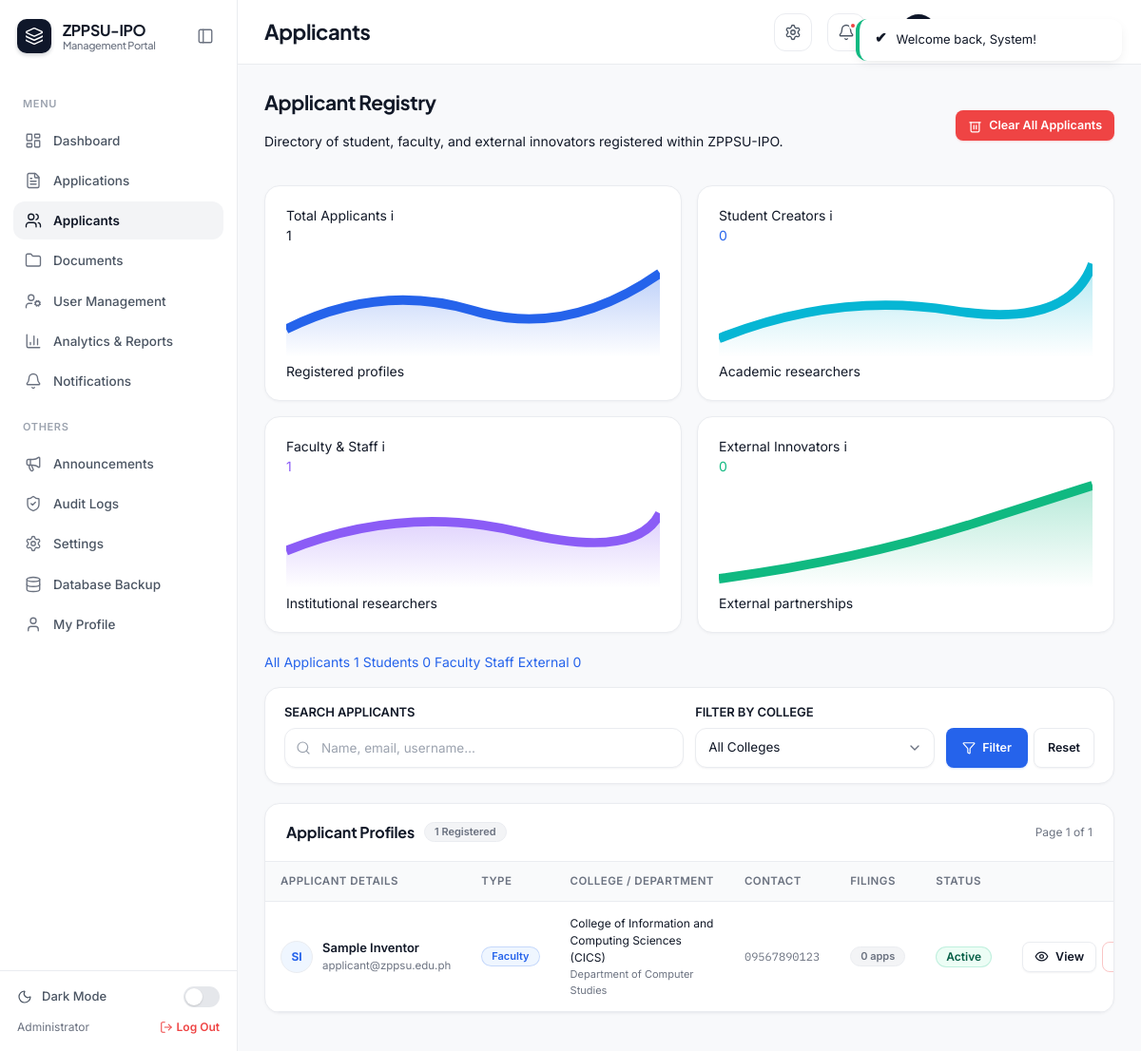
/admin/applicants.php (signed in), run on the app's committed database.
### tables this page shows
CREATE TABLE `applicants` (
    `applicant_id`    INT UNSIGNED AUTO_INCREMENT PRIMARY KEY,
    `user_id`         INT UNSIGNED NOT NULL UNIQUE,
    `applicant_type`  ENUM('Student','Faculty','Staff','External') NOT NULL DEFAULT 'Faculty',
    `college_id`      INT UNSIGNED DEFAULT NULL,
    `department_id`   INT UNSIGNED DEFAULT NULL,
    `address`         VARCHAR(255) DEFAULT NULL,
    `created_at`      TIMESTAMP DEFAULT CURRENT_TIMESTAMP,
    CONSTRAINT `fk_applicants_user` FOREIGN KEY (`user_id`)
        REFERENCES `users` (`user_id`) ON DELETE CASCADE,
    CONSTRAINT `fk_applicants_college` FOREIGN KEY (`college_id`)
        REFERENCES `colleges` (`college_id`) ON DELETE SET NULL,
    CONSTRAINT `fk_applicants_department` FOREIGN KEY (`department_id`)
        REFERENCES `departments` (`department_id`) ON DELETE SET NULL
);

CREATE TABLE `users` (
    `user_id`        INT UNSIGNED AUTO_INCREMENT PRIMARY KEY,
    `role_id`        INT UNSIGNED NOT NULL,
    `username`       VARCHAR(50)  NOT NULL UNIQUE,
    `email`          VARCHAR(150) NOT NULL UNIQUE,
    `password_hash`  VARCHAR(255) NOT NULL,
    `first_name`     VARCHAR(100) NOT NULL,
    `last_name`      VARCHAR(100) NOT NULL,
    `contact_number` VARCHAR(30)  DEFAULT NULL,
    `recovery_email` VARCHAR(150) DEFAULT NULL,
    `status`         ENUM('active','inactive','suspended') NOT NULL DEFAULT 'active',
    `avatar`         VARCHAR(255) DEFAULT NULL,
    `created_at`     TIMESTAMP DEFAULT CURRENT_TIMESTAMP,
    `updated_at`     TIMESTAMP DEFAULT CURRENT_TIMESTAMP ON UPDATE CURRENT_TIMESTAMP,
    CONSTRAINT `fk_users_role` FOREIGN KEY (`role_id`)
        REFERENCES `roles` (`role_id`) ON DELETE RESTRICT
);

CREATE TABLE `colleges` (
    `college_id`   INT UNSIGNED AUTO_INCREMENT PRIMARY KEY,
    `college_name` VARCHAR(150) NOT NULL,
    `college_code` VARCHAR(20) NOT NULL UNIQUE,
    `created_at`   TIMESTAMP DEFAULT CURRENT_TIMESTAMP
);

CREATE TABLE `departments` (
    `department_id`   INT UNSIGNED AUTO_INCREMENT PRIMARY KEY,
    `college_id`      INT UNSIGNED NOT NULL,
    `department_name` VARCHAR(150) NOT NULL,
    `department_code` VARCHAR(20) NOT NULL,
    `created_at`      TIMESTAMP DEFAULT CURRENT_TIMESTAMP,
    CONSTRAINT `fk_dept_college` FOREIGN KEY (`college_id`)
        REFERENCES `colleges` (`college_id`) ON DELETE CASCADE
);

### includes/functions.php (called while the page is built, shortened)
<?php
function clean($value)
{
    return htmlspecialchars(trim($value ?? ''), ENT_QUOTES, 'UTF-8');
}
function sanitize_input($value)
{
    return trim(strip_tags($value ?? ''));
}
function bind_execute($stmt, $types, $params)
{
    mysqli_stmt_execute($stmt);
    return mysqli_stmt_get_result($stmt);
}
function paginate($totalRows, $perPage = 10, $currentPage = 1)
{
    $totalPages = max(1, (int) ceil($totalRows / $perPage));
    $currentPage = max(1, min($currentPage, $totalPages));
    $offset = ($currentPage - 1) * $perPage;
    return compact('totalPages', 'currentPage', 'offset', 'perPage');
}

### admin/applicants.php (the view, shortened to what this page needs)
<?php
require_once __DIR__ . '/../includes/functions.php';
$search    = sanitize_input($_GET['q'] ?? '');
$type      = sanitize_input($_GET['applicant_type'] ?? '');
$page      = max(1, (int) ($_GET['page'] ?? 1));
$perPage   = 10;
$kpiRes = mysqli_query($conn, "
    SELECT
        COUNT(*) AS total_all,
        COALESCE(SUM(applicant_type = 'Student'), 0) AS total_students,
        COALESCE(SUM(applicant_type IN ('Faculty', 'Staff')), 0) AS total_faculty_staff,
        COALESCE(SUM(applicant_type = 'External'), 0) AS total_external
    FROM applicants
");
$kpiStats = mysqli_fetch_assoc($kpiRes) ?: [
    'total_all' => 0,
    'total_students' => 0,
    'total_faculty_staff' => 0,
    'total_external' => 0
];
$where = []; $types = ''; $params = [];
$whereSql = $where ? ('WHERE ' . implode(' AND ', $where)) : '';
$countStmt = mysqli_prepare($conn, "
    SELECT COUNT(*) AS total FROM applicants ap JOIN users u ON u.user_id = ap.user_id $whereSql
");
$countResult = bind_execute($countStmt, $types, $params);
$totalRows = mysqli_fetch_assoc($countResult)['total'] ?? 0;
$p = paginate($totalRows, $perPage, $page);
$listStmt = mysqli_prepare($conn, "
    SELECT ap.applicant_id, ap.applicant_type, u.user_id, u.first_name, u.last_name, u.email, u.contact_number, u.status,
           c.college_name, d.department_name,
           (SELECT COUNT(*) FROM applications a WHERE a.applicant_id = ap.applicant_id) AS total_applications
    FROM applicants ap
    JOIN users u ON u.user_id = ap.user_id
    LEFT JOIN colleges c ON c.college_id = ap.college_id
    LEFT JOIN departments d ON d.department_id = ap.department_id
    $whereSql
    ORDER BY u.first_name
    LIMIT {$p['perPage']} OFFSET {$p['offset']}
");
$applicants = bind_execute($listStmt, $types, $params);
function qs2($overrides = [])
{
    $current = $_GET;
    foreach ($overrides as $k => $v) { $current[$k] = $v; }
    return '?' . http_build_query($current);
}
require_once __DIR__ . '/../includes/header.php';
?>
<div class="sub-header-bar">
    <div class="sub-header-left">
        <h2>Applicant Registry</h2>
        <p>Directory of student, faculty, and external innovators registered within ZPPSU-IPO.</p>
    </div>
    <div class="sub-header-actions">
        <?php if ($kpiStats['total_all'] > 0): ?>
        <button type="button" class="btn btn-danger btn-sm" data-modal-target="#clearAllApplicantsModal">
            <svg class="lucide-icon" viewBox="0 0 24 24"><path d="M3 6h18"/><path d="M19 6v14c0 1-1 2-2 2H7c-1 0-2-1-2-2V6"/><line x1="10" y1="11" x2="10" y2="17"/><line x1="14" y1="11" x2="14" y2="17"/></svg>
            Clear All Applicants
        </button>
        <?php endif; ?>
    </div>
</div>
<div class="kpi-grid" style="margin-bottom:20px;">
    <div class="kpi-card">
        <div class="kpi-top">
            <span class="kpi-label">Total Applicants</span>
            <span class="kpi-info-tip" title="All-time registered inventors and creators">i</span>
        </div>
        <div class="kpi-middle">
            <div class="kpi-value"><?= number_format((int)$kpiStats['total_all']) ?></div>
            <div class="kpi-spark">
            </div>
        </div>
        <div class="kpi-bottom">
            <span class="kpi-trend trend-neutral">Registered profiles</span>
        </div>
    </div>
    <div class="kpi-card">
        <div class="kpi-top">
            <span class="kpi-label">Student Creators</span>
            <span class="kpi-info-tip" title="Undergraduate and graduate student applicants">i</span>
        </div>
        <div class="kpi-middle">
            <div class="kpi-value" style="color:var(--color-primary-600);"><?= number_format((int)$kpiStats['total_students']) ?></div>
            <div class="kpi-spark">
            </div>
        </div>
        <div class="kpi-bottom">
            <span class="kpi-trend trend-neutral">Academic researchers</span>
        </div>
    </div>
    <div class="kpi-card">
        <div class="kpi-top">
            <span class="kpi-label">Faculty & Staff</span>
            <span class="kpi-info-tip" title="Professors, instructors, and university staff">i</span>
        </div>
        <div class="kpi-middle">
            <div class="kpi-value" style="color:var(--color-purple);"><?= number_format((int)$kpiStats['total_faculty_staff']) ?></div>
            <div class="kpi-spark">
            </div>
        </div>
        <div class="kpi-bottom">
            <span class="kpi-trend trend-neutral">Institutional researchers</span>
        </div>
    </div>
    <div class="kpi-card">
        <div class="kpi-top">
            <span class="kpi-label">External Innovators</span>
            <span class="kpi-info-tip" title="External partners and community inventors">i</span>
        </div>
        <div class="kpi-middle">
            <div class="kpi-value" style="color:var(--color-success);"><?= number_format((int)$kpiStats['total_external']) ?></div>
            <div class="kpi-spark">
            </div>
        </div>
        <div class="kpi-bottom">
            <span class="kpi-trend trend-neutral">External partnerships</span>
        </div>
    </div>
</div>
<div class="category-tabs" style="margin-bottom:16px;">
    <a href="<?= qs2(['applicant_type' => '', 'page' => 1]) ?>" class="tab-pill <?= empty($type) ? 'active' : '' ?>">
        All Applicants
        <span class="tab-count"><?= (int)$kpiStats['total_all'] ?></span>
    </a>
    <a href="<?= qs2(['applicant_type' => 'Student', 'page' => 1]) ?>" class="tab-pill <?= $type === 'Student' ? 'active' : '' ?>">
        Students
        <span class="tab-count"><?= (int)$kpiStats['total_students'] ?></span>
    </a>
    <a href="<?= qs2(['applicant_type' => 'Faculty', 'page' => 1]) ?>" class="tab-pill <?= $type === 'Faculty' ? 'active' : '' ?>">
        Faculty
    </a>
    <a href="<?= qs2(['applicant_type' => 'Staff', 'page' => 1]) ?>" class="tab-pill <?= $type === 'Staff' ? 'active' : '' ?>">
        Staff
    </a>
    <a href="<?= qs2(['applicant_type' => 'External', 'page' => 1]) ?>" class="tab-pill <?= $type === 'External' ? 'active' : '' ?>">
        External
        <span class="tab-count"><?= (int)$kpiStats['total_external'] ?></span>
    </a>
</div>
<div class="card" style="margin-bottom:20px;border-radius:var(--radius-lg);">
    <div class="card-body" style="padding:16px 20px;">
        <form method="GET" style="display:grid;grid-template-columns:2fr 1.2fr auto;gap:12px;align-items:end;">
            <div class="form-group" style="margin-bottom:0;">
                <label class="form-label-eyebrow">Search Applicants</label>
                <div class="input-icon-wrap has-left-icon">
                    <input type="text" name="q" class="form-control" placeholder="Name, email, username…" value="<?= clean($search) ?>">
                </div>
            </div>
            <div class="form-group" style="margin-bottom:0;">
                <label class="form-label-eyebrow">Filter by College</label>
                <select name="college_id" class="form-control form-select">
                    <option value="0">All Colleges</option>
                </select>
            </div>
            <div style="display:flex;gap:6px;">
                <button type="submit" class="btn btn-primary btn-sm" style="height:42px;padding:0 16px;">
                    <i data-lucide="filter" style="width:14px;height:14px;"></i>
                    Filter
                </button>
                <a href="<?= BASE_URL ?>admin/applicants.php" class="btn btn-outline btn-sm" style="height:42px;display:inline-flex;align-items:center;padding:0 14px;">Reset</a>
            </div>
        </form>
    </div>
</div>
<div class="card">
    <div class="card-header" style="display:flex;justify-content:space-between;align-items:center;">
        <div style="display:flex;align-items:center;gap:10px;">
            <h3>Applicant Profiles</h3>
            <span class="badge badge-secondary" style="font-size:11px;"><?= (int) $totalRows ?> Registered</span>
        </div>
        <div style="font-size:12px;color:var(--color-text-muted);">
            Page <?= (int)$p['currentPage'] ?> of <?= (int)$p['totalPages'] ?>
        </div>
    </div>
    <div class="table-wrap">
        <?php if (mysqli_num_rows($applicants) === 0): ?>
            <div class="empty-state">
                <div class="empty-state-icon">
                    <svg class="lucide-icon" style="width:32px;height:32px;stroke-width:1.5;" viewBox="0 0 24 24"><path d="M19 21v-2a4 4 0 0 0-4-4H9a4 4 0 0 0-4 4v2"/><circle cx="12" cy="7" r="4"/></svg>
                </div>
                <h4>No applicants found</h4>
                <p>No applicant records match your search criteria or chosen filter options.</p>
                <a href="<?= BASE_URL ?>admin/applicants.php" class="btn btn-outline btn-sm" style="margin-top:10px;">Clear Filter</a>
            </div>
        <?php else: ?>
        <table class="data-table">
            <thead>
                <tr>
                    <th>Applicant Details</th>
                    <th>Type</th>
                    <th>College / Department</th>
                    <th>Contact</th>
                    <th>Filings</th>
                    <th>Status</th>
                    <th style="text-align:right;">Actions</th>
                </tr>
            </thead>
            <tbody>
                <?php while ($a = mysqli_fetch_assoc($applicants)):
                    $initials = strtoupper(substr($a['first_name'] ?? 'U', 0, 1) . substr($a['last_name'] ?? '', 0, 1));
                ?>
                <tr>
                    <td>
                        <div style="display:flex;align-items:center;gap:10px;">
                            <div style="width:34px;height:34px;border-radius:50%;background:var(--color-primary-50);color:var(--color-primary-600);font-weight:700;font-size:12px;display:flex;align-items:center;justify-content:center;border:1px solid var(--color-border);flex-shrink:0;">
                                <?= $initials ?>
                            </div>
                            <div>
                                <div style="font-weight:600;color:var(--color-text);"><?= clean($a['first_name'] . ' ' . $a['last_name']) ?></div>
                                <div style="font-size:11.5px;color:var(--color-text-muted);"><?= clean($a['email']) ?></div>
                            </div>
                        </div>
                    </td>
                    <td>
                        <span class="badge badge-info" style="font-size:11px;">
                            <?= clean($a['applicant_type']) ?>
                        </span>
                    </td>
                    <td>
                        <div style="font-size:12px;color:var(--color-text);"><?= clean($a['college_name'] ?? '—') ?></div>
                        <?php if ($a['department_name']): ?>
                            <div style="font-size:11px;color:var(--color-text-muted);"><?= clean($a['department_name']) ?></div>
                        <?php endif; ?>
                    </td>
                    <td style="font-family:var(--font-mono);font-size:12px;color:var(--color-text-muted);">
                        <?= clean($a['contact_number'] ?: '—') ?>
                    </td>
                    <td>
                        <span class="badge badge-secondary" style="font-size:11px;font-weight:600;">
                            <?= (int) $a['total_applications'] ?> <?= ((int)$a['total_applications'] === 1) ? 'app' : 'apps' ?>
                        </span>
                    </td>
                    <td>
                        <span class="badge <?= $a['status'] === 'active' ? 'badge-success' : 'badge-secondary' ?>">
                            <?= ucfirst($a['status']) ?>
                        </span>
                    </td>
                    <td style="text-align:right;">
                        <div style="display:inline-flex;gap:6px;justify-content:flex-end;align-items:center;">
                            <a class="btn btn-outline btn-sm" href="<?= BASE_URL ?>admin/applicant_view.php?id=<?= $a['applicant_id'] ?>" title="View Profile & Submissions">
                                <svg class="lucide-icon" viewBox="0 0 24 24"><path d="M2 12s3-7 10-7 10 7 10 7-3 7-10 7-10-7-10-7Z"/><circle cx="12" cy="12" r="3"/></svg>
                                View
                            </a>
                            <form method="POST" onsubmit="return confirm('Delete this applicant and ALL their applications/documents permanently?');" style="margin:0;display:inline-flex;">
                                <button type="submit" class="btn btn-outline-danger btn-sm" title="Delete Applicant">
                                </button>
                            </form>
                        </div>
                    </td>
                </tr>
                <?php endwhile; ?>
            </tbody>
        </table>
        <?php endif; ?>
    </div>
</div>
<?php require_once __DIR__ . '/../includes/footer.php'; ?>

### data on the page
applicants: user.last_name "SI", user.last_name "Sample Inventor", user.email "applicant@zppsu.edu.ph", applicant_type "Faculty", college.college_name "College of Information and Computing Sciences (CICS)", department.department_name "Department of Computer Studies", user.contact_number "09567890123", total_applications "0", user.status "Active"

### other printed values
$label "Dashboard Applications Applicants Documents User Management Analytics & Reports Notifications Announcements Audit Logs Settings Database Backup My Profile"
$_SESSION['role_name'] "Administrator"
$pageTitle "Applicants"
$kpiStats['total_all'] "1"
$kpiStats['total_students'] "0"
$kpiStats['total_faculty_staff'] "1"
$kpiStats['total_external'] "0"
$totalRows "1"
$p['currentPage'] "1"
$p['totalPages'] "1"
